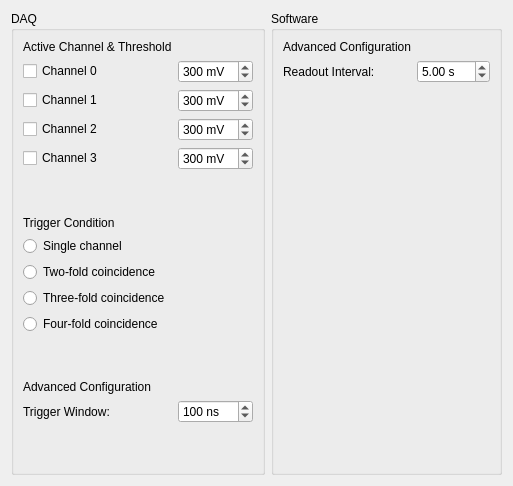
      <widget class="QWidget" name="tab_ConfigOpen">
       <attribute name="title">
        <string>ConfigurationO</string>
       </attribute>
       <layout class="QHBoxLayout" name="horizontalLayout_13">
        <item>
         <layout class="QHBoxLayout" name="horizontalLayout_10">
          <item>
           <widget class="QGroupBox" name="groupBox_3">
            <property name="title">
             <string>DAQ</string>
            </property>
            <layout class="QGridLayout" name="gridLayout_3">
             <item row="0" column="0">
              <widget class="QLabel" name="label_11">
               <property name="text">
                <string>Active Channel &amp; Threshold</string>
               </property>
               <property name="textFormat">
                <enum>Qt::AutoText</enum>
               </property>
               <property name="scaledContents">
                <bool>true</bool>
               </property>
              </widget>
             </item>
             <item row="3" column="0">
              <widget class="QCheckBox" name="checkBox_9">
               <property name="layoutDirection">
                <enum>Qt::LeftToRight</enum>
               </property>
               <property name="text">
                <string>Channel 0</string>
               </property>
              </widget>
             </item>
             <item row="3" column="1">
              <widget class="QSpinBox" name="spinBox_8">
               <property name="suffix">
                <string> mV</string>
               </property>
               <property name="maximum">
                <number>1000</number>
               </property>
               <property name="value">
                <number>300</number>
               </property>
              </widget>
             </item>
             <item row="4" column="0">
              <widget class="QCheckBox" name="checkBox_6">
               <property name="text">
                <string>Channel 1</string>
               </property>
              </widget>
             </item>
             <item row="5" column="0">
              <widget class="QCheckBox" name="checkBox_7">
               <property name="text">
                <string>Channel 2</string>
               </property>
              </widget>
             </item>
             <item row="6" column="0">
              <widget class="QCheckBox" name="checkBox_8">
               <property name="text">
                <string>Channel 3</string>
               </property>
              </widget>
             </item>
             <item row="7" column="0">
              <spacer name="verticalSpacer_7">
               <property name="orientation">
                <enum>Qt::Vertical</enum>
               </property>
               <property name="sizeType">
                <enum>QSizePolicy::Maximum</enum>
               </property>
               <property name="sizeHint" stdset="0">
                <size>
                 <width>20</width>
                 <height>40</height>
                </size>
               </property>
              </spacer>
             </item>
             <item row="8" column="0">
              <widget class="QLabel" name="label_9">
               <property name="text">
                <string>Trigger Condition</string>
               </property>
              </widget>
             </item>
             <item row="9" column="0">
              <widget class="QRadioButton" name="radioButton_16">
               <property name="text">
                <string>Single channel</string>
               </property>
              </widget>
             </item>
             <item row="10" column="0">
              <widget class="QRadioButton" name="radioButton_15">
               <property name="text">
                <string>Two-fold coincidence</string>
               </property>
              </widget>
             </item>
             <item row="11" column="0">
              <widget class="QRadioButton" name="radioButton_13">
               <property name="text">
                <string>Three-fold coincidence</string>
               </property>
              </widget>
             </item>
             <item row="12" column="0">
              <widget class="QRadioButton" name="radioButton_14">
               <property name="text">
                <string>Four-fold coincidence</string>
               </property>
              </widget>
             </item>
             <item row="13" column="0">
              <spacer name="verticalSpacer_6">
               <property name="orientation">
                <enum>Qt::Vertical</enum>
               </property>
               <property name="sizeType">
                <enum>QSizePolicy::Maximum</enum>
               </property>
               <property name="sizeHint" stdset="0">
                <size>
                 <width>20</width>
                 <height>40</height>
                </size>
               </property>
              </spacer>
             </item>
             <item row="14" column="0">
              <widget class="QLabel" name="label_10">
               <property name="text">
                <string>Advanced Configuration</string>
               </property>
              </widget>
             </item>
             <item row="15" column="0">
              <widget class="QLabel" name="label_12">
               <property name="text">
                <string>Trigger Window:</string>
               </property>
              </widget>
             </item>
             <item row="15" column="1">
              <widget class="QDoubleSpinBox" name="doubleSpinBox_3">
               <property name="suffix">
                <string> ns</string>
               </property>
               <property name="decimals">
                <number>0</number>
               </property>
               <property name="maximum">
                <double>400.000000000000000</double>
               </property>
               <property name="singleStep">
                <double>10.000000000000000</double>
               </property>
               <property name="value">
                <double>100.000000000000000</double>
               </property>
              </widget>
             </item>
             <item row="16" column="0">
              <spacer name="verticalSpacer_8">
               <property name="orientation">
                <enum>Qt::Vertical</enum>
               </property>
               <property name="sizeHint" stdset="0">
                <size>
                 <width>20</width>
                 <height>40</height>
                </size>
               </property>
              </spacer>
             </item>
             <item row="6" column="1">
              <widget class="QSpinBox" name="spinBox_6">
               <property name="suffix">
                <string> mV</string>
               </property>
               <property name="maximum">
                <number>1000</number>
               </property>
               <property name="value">
                <number>300</number>
               </property>
              </widget>
             </item>
             <item row="5" column="1">
              <widget class="QSpinBox" name="spinBox_7">
               <property name="suffix">
                <string> mV</string>
               </property>
               <property name="maximum">
                <number>1000</number>
               </property>
               <property name="value">
                <number>300</number>
               </property>
              </widget>
             </item>
             <item row="4" column="1">
              <widget class="QSpinBox" name="spinBox_5">
               <property name="suffix">
                <string> mV</string>
               </property>
               <property name="maximum">
                <number>1000</number>
               </property>
               <property name="value">
                <number>300</number>
               </property>
              </widget>
             </item>
            </layout>
           </widget>
          </item>
         </layout>
        </item>
        <item>
         <layout class="QHBoxLayout" name="horizontalLayout_12">
          <item>
           <widget class="QGroupBox" name="groupBox_5">
            <property name="title">
             <string>Software</string>
            </property>
            <layout class="QGridLayout" name="gridLayout_5">
             <item row="1" column="0">
              <widget class="QLabel" name="label_17">
               <property name="text">
                <string>Readout Interval:</string>
               </property>
              </widget>
             </item>
             <item row="2" column="0">
              <spacer name="verticalSpacer_12">
               <property name="orientation">
                <enum>Qt::Vertical</enum>
               </property>
               <property name="sizeHint" stdset="0">
                <size>
                 <width>20</width>
                 <height>40</height>
                </size>
               </property>
              </spacer>
             </item>
             <item row="1" column="1">
              <widget class="QDoubleSpinBox" name="doubleSpinBox_5">
               <property name="suffix">
                <string> s</string>
               </property>
               <property name="maximum">
                <double>100.000000000000000</double>
               </property>
               <property name="value">
                <double>5.000000000000000</double>
               </property>
              </widget>
             </item>
             <item row="0" column="0">
              <widget class="QLabel" name="label_18">
               <property name="text">
                <string>Advanced Configuration</string>
               </property>
              </widget>
             </item>
            </layout>
           </widget>
          </item>
         </layout>
        </item>
       </layout>
      </widget>
